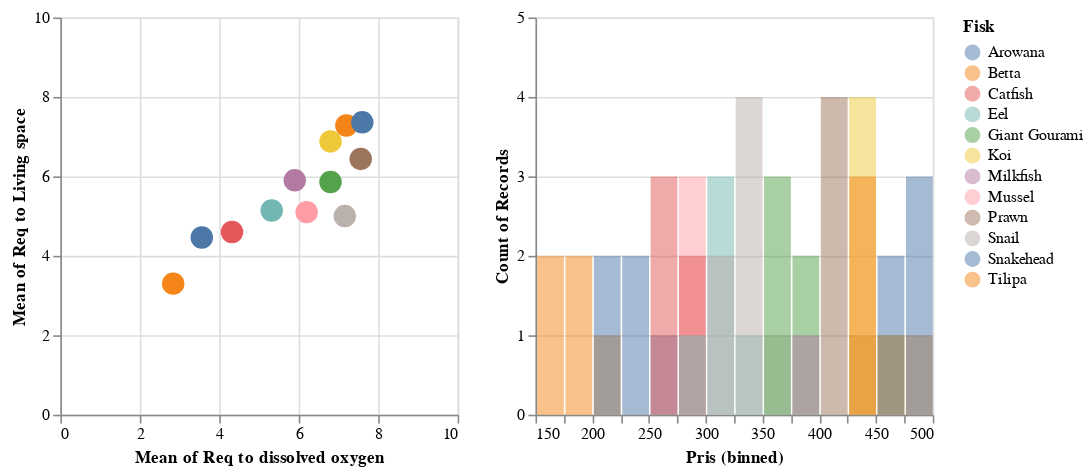

Source (notebook cell):
### Markdown cell above
<a name="8.6"></a>
## **8.6 Interaktivt spredningsdiagram og koblet lagdelt histogram**

### Code cell
import altair as alt
import pandas as pd
import numpy as np

import altair as alt
data = pd.read_csv('http://pvexpect.com/Data_forst%C3%A5else_akvakultur_data/akvakultur_data.csv')


selector = alt.selection_single(empty='all', fields=['Fisk'])

color_scale = alt.Scale(domain=['M', 'F'],
                        range=['#1FC3AA', '#8624F5'])

base = alt.Chart(data).properties(
    width=250,
    height=250
).add_selection(selector)

points = base.mark_point(filled=True, size=200).encode(
    x=alt.X('mean(Req to dissolved oxygen):Q',
            scale=alt.Scale(domain=[0,10])),
    y=alt.Y('mean(Req to Living space):Q',
            scale=alt.Scale(domain=[0,10])),
    color=alt.condition(selector,
                        'Fisk:N',
                        alt.value('lightgray')),
)

hists = base.mark_bar(opacity=0.5, thickness=100).encode(
    x=alt.X('Pris:Q',
            bin=alt.Bin(step=25), # step keeps bin size the same
            scale=alt.Scale(domain=[150,500])),
    y=alt.Y('count()',
            stack=None,
            scale=alt.Scale(domain=[0,5])),
    color=alt.Color('Fisk:N')
).transform_filter(
    selector
)


points | hists
